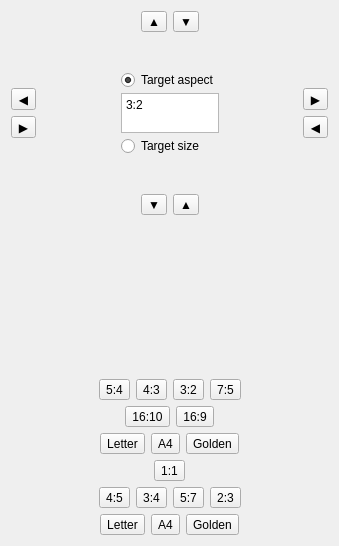
<?xml version="1.0" encoding="UTF-8"?>
<ui version="4.0">
 <class>CropDialog</class>
 <widget class="QDialog" name="CropDialog">
  <property name="geometry">
   <rect>
    <x>0</x>
    <y>0</y>
    <width>339</width>
    <height>546</height>
   </rect>
  </property>
  <property name="windowTitle">
   <string>Crop control</string>
  </property>
  <layout class="QVBoxLayout" name="verticalLayout_3">
   <item>
    <widget class="QWidget" name="widget" native="true">
     <layout class="QHBoxLayout" name="horizontalLayout">
      <property name="topMargin">
       <number>0</number>
      </property>
      <property name="bottomMargin">
       <number>0</number>
      </property>
      <item>
       <spacer name="horizontalSpacer">
        <property name="orientation">
         <enum>Qt::Horizontal</enum>
        </property>
        <property name="sizeHint" stdset="0">
         <size>
          <width>97</width>
          <height>20</height>
         </size>
        </property>
       </spacer>
      </item>
      <item>
       <widget class="QToolButton" name="adj_top_out">
        <property name="focusPolicy">
         <enum>Qt::NoFocus</enum>
        </property>
        <property name="text">
         <string>▲</string>
        </property>
       </widget>
      </item>
      <item>
       <widget class="QToolButton" name="adj_top_in">
        <property name="focusPolicy">
         <enum>Qt::NoFocus</enum>
        </property>
        <property name="text">
         <string>▼</string>
        </property>
       </widget>
      </item>
      <item>
       <spacer name="horizontalSpacer_2">
        <property name="orientation">
         <enum>Qt::Horizontal</enum>
        </property>
        <property name="sizeHint" stdset="0">
         <size>
          <width>96</width>
          <height>20</height>
         </size>
        </property>
       </spacer>
      </item>
     </layout>
    </widget>
   </item>
   <item>
    <widget class="QWidget" name="widget_5" native="true">
     <layout class="QHBoxLayout" name="horizontalLayout_4">
      <property name="margin">
       <number>0</number>
      </property>
      <item>
       <widget class="QWidget" name="widget_3" native="true">
        <layout class="QVBoxLayout" name="verticalLayout_2">
         <property name="margin">
          <number>0</number>
         </property>
         <item>
          <spacer name="verticalSpacer_3">
           <property name="orientation">
            <enum>Qt::Vertical</enum>
           </property>
           <property name="sizeHint" stdset="0">
            <size>
             <width>20</width>
             <height>27</height>
            </size>
           </property>
          </spacer>
         </item>
         <item>
          <widget class="QToolButton" name="adj_left_out">
           <property name="focusPolicy">
            <enum>Qt::NoFocus</enum>
           </property>
           <property name="text">
            <string>◀</string>
           </property>
           <property name="checkable">
            <bool>false</bool>
           </property>
          </widget>
         </item>
         <item>
          <widget class="QToolButton" name="adj_left_in">
           <property name="focusPolicy">
            <enum>Qt::NoFocus</enum>
           </property>
           <property name="text">
            <string>▶</string>
           </property>
           <property name="checkable">
            <bool>false</bool>
           </property>
          </widget>
         </item>
         <item>
          <spacer name="verticalSpacer_4">
           <property name="orientation">
            <enum>Qt::Vertical</enum>
           </property>
           <property name="sizeHint" stdset="0">
            <size>
             <width>20</width>
             <height>28</height>
            </size>
           </property>
          </spacer>
         </item>
        </layout>
       </widget>
      </item>
      <item>
       <spacer name="horizontalSpacer_5">
        <property name="orientation">
         <enum>Qt::Horizontal</enum>
        </property>
        <property name="sizeHint" stdset="0">
         <size>
          <width>40</width>
          <height>20</height>
         </size>
        </property>
       </spacer>
      </item>
      <item>
       <widget class="QWidget" name="widget_10" native="true">
        <layout class="QVBoxLayout" name="verticalLayout_4">
         <property name="spacing">
          <number>3</number>
         </property>
         <property name="margin">
          <number>0</number>
         </property>
         <item>
          <spacer name="verticalSpacer_5">
           <property name="orientation">
            <enum>Qt::Vertical</enum>
           </property>
           <property name="sizeHint" stdset="0">
            <size>
             <width>20</width>
             <height>1</height>
            </size>
           </property>
          </spacer>
         </item>
         <item>
          <widget class="QRadioButton" name="tgt_aspect">
           <property name="focusPolicy">
            <enum>Qt::NoFocus</enum>
           </property>
           <property name="text">
            <string>Target aspect</string>
           </property>
           <property name="checkable">
            <bool>true</bool>
           </property>
           <property name="checked">
            <bool>true</bool>
           </property>
          </widget>
         </item>
         <item>
          <widget class="QPlainTextEdit" name="editor">
           <property name="sizePolicy">
            <sizepolicy hsizetype="Ignored" vsizetype="Expanding">
             <horstretch>0</horstretch>
             <verstretch>0</verstretch>
            </sizepolicy>
           </property>
           <property name="minimumSize">
            <size>
             <width>0</width>
             <height>20</height>
            </size>
           </property>
           <property name="maximumSize">
            <size>
             <width>16777215</width>
             <height>40</height>
            </size>
           </property>
           <property name="verticalScrollBarPolicy">
            <enum>Qt::ScrollBarAlwaysOff</enum>
           </property>
           <property name="horizontalScrollBarPolicy">
            <enum>Qt::ScrollBarAlwaysOff</enum>
           </property>
           <property name="plainText">
            <string>3:2</string>
           </property>
          </widget>
         </item>
         <item>
          <widget class="QRadioButton" name="tgt_size">
           <property name="focusPolicy">
            <enum>Qt::NoFocus</enum>
           </property>
           <property name="text">
            <string>Target size</string>
           </property>
           <property name="checkable">
            <bool>true</bool>
           </property>
          </widget>
         </item>
         <item>
          <spacer name="verticalSpacer_6">
           <property name="orientation">
            <enum>Qt::Vertical</enum>
           </property>
           <property name="sizeHint" stdset="0">
            <size>
             <width>20</width>
             <height>1</height>
            </size>
           </property>
          </spacer>
         </item>
        </layout>
       </widget>
      </item>
      <item>
       <spacer name="horizontalSpacer_6">
        <property name="orientation">
         <enum>Qt::Horizontal</enum>
        </property>
        <property name="sizeHint" stdset="0">
         <size>
          <width>40</width>
          <height>20</height>
         </size>
        </property>
       </spacer>
      </item>
      <item>
       <widget class="QWidget" name="widget_4" native="true">
        <layout class="QVBoxLayout" name="verticalLayout">
         <property name="margin">
          <number>0</number>
         </property>
         <item>
          <spacer name="verticalSpacer">
           <property name="orientation">
            <enum>Qt::Vertical</enum>
           </property>
           <property name="sizeHint" stdset="0">
            <size>
             <width>20</width>
             <height>27</height>
            </size>
           </property>
          </spacer>
         </item>
         <item>
          <widget class="QToolButton" name="adj_right_out">
           <property name="focusPolicy">
            <enum>Qt::NoFocus</enum>
           </property>
           <property name="text">
            <string>▶</string>
           </property>
           <property name="checkable">
            <bool>false</bool>
           </property>
          </widget>
         </item>
         <item>
          <widget class="QToolButton" name="adj_right_in">
           <property name="focusPolicy">
            <enum>Qt::NoFocus</enum>
           </property>
           <property name="text">
            <string>◀</string>
           </property>
           <property name="checkable">
            <bool>false</bool>
           </property>
          </widget>
         </item>
         <item>
          <spacer name="verticalSpacer_2">
           <property name="orientation">
            <enum>Qt::Vertical</enum>
           </property>
           <property name="sizeHint" stdset="0">
            <size>
             <width>20</width>
             <height>28</height>
            </size>
           </property>
          </spacer>
         </item>
        </layout>
       </widget>
      </item>
     </layout>
    </widget>
   </item>
   <item>
    <widget class="QWidget" name="widget_2" native="true">
     <layout class="QHBoxLayout" name="horizontalLayout_2">
      <property name="topMargin">
       <number>0</number>
      </property>
      <property name="bottomMargin">
       <number>9</number>
      </property>
      <item>
       <spacer name="horizontalSpacer_3">
        <property name="orientation">
         <enum>Qt::Horizontal</enum>
        </property>
        <property name="sizeHint" stdset="0">
         <size>
          <width>97</width>
          <height>20</height>
         </size>
        </property>
       </spacer>
      </item>
      <item>
       <widget class="QToolButton" name="adj_bottom_out">
        <property name="focusPolicy">
         <enum>Qt::NoFocus</enum>
        </property>
        <property name="text">
         <string>▼</string>
        </property>
       </widget>
      </item>
      <item>
       <widget class="QToolButton" name="adj_bottom_in">
        <property name="focusPolicy">
         <enum>Qt::NoFocus</enum>
        </property>
        <property name="text">
         <string>▲</string>
        </property>
       </widget>
      </item>
      <item>
       <spacer name="horizontalSpacer_4">
        <property name="orientation">
         <enum>Qt::Horizontal</enum>
        </property>
        <property name="sizeHint" stdset="0">
         <size>
          <width>40</width>
          <height>20</height>
         </size>
        </property>
       </spacer>
      </item>
     </layout>
    </widget>
   </item>
   <item>
    <spacer name="verticalSpacer_7">
     <property name="orientation">
      <enum>Qt::Vertical</enum>
     </property>
     <property name="sizeHint" stdset="0">
      <size>
       <width>20</width>
       <height>40</height>
      </size>
     </property>
    </spacer>
   </item>
   <item>
    <widget class="QWidget" name="widget_6" native="true">
     <layout class="QHBoxLayout" name="horizontalLayout_3">
      <property name="leftMargin">
       <number>20</number>
      </property>
      <property name="topMargin">
       <number>0</number>
      </property>
      <property name="rightMargin">
       <number>20</number>
      </property>
      <property name="bottomMargin">
       <number>0</number>
      </property>
      <item>
       <spacer name="horizontalSpacer_7">
        <property name="orientation">
         <enum>Qt::Horizontal</enum>
        </property>
        <property name="sizeHint" stdset="0">
         <size>
          <width>40</width>
          <height>20</height>
         </size>
        </property>
       </spacer>
      </item>
      <item>
       <widget class="QToolButton" name="rat_5_4">
        <property name="focusPolicy">
         <enum>Qt::NoFocus</enum>
        </property>
        <property name="text">
         <string>5:4</string>
        </property>
        <property name="checkable">
         <bool>true</bool>
        </property>
       </widget>
      </item>
      <item>
       <widget class="QToolButton" name="rat_4_3">
        <property name="focusPolicy">
         <enum>Qt::NoFocus</enum>
        </property>
        <property name="text">
         <string>4:3</string>
        </property>
        <property name="checkable">
         <bool>true</bool>
        </property>
       </widget>
      </item>
      <item>
       <widget class="QToolButton" name="rat_3_2">
        <property name="focusPolicy">
         <enum>Qt::NoFocus</enum>
        </property>
        <property name="text">
         <string>3:2</string>
        </property>
        <property name="checkable">
         <bool>true</bool>
        </property>
       </widget>
      </item>
      <item>
       <widget class="QToolButton" name="rat_7_5">
        <property name="focusPolicy">
         <enum>Qt::NoFocus</enum>
        </property>
        <property name="text">
         <string>7:5</string>
        </property>
        <property name="checkable">
         <bool>true</bool>
        </property>
       </widget>
      </item>
      <item>
       <spacer name="horizontalSpacer_8">
        <property name="orientation">
         <enum>Qt::Horizontal</enum>
        </property>
        <property name="sizeHint" stdset="0">
         <size>
          <width>40</width>
          <height>20</height>
         </size>
        </property>
       </spacer>
      </item>
     </layout>
    </widget>
   </item>
   <item>
    <widget class="QWidget" name="widget_11" native="true">
     <layout class="QHBoxLayout" name="horizontalLayout_8">
      <property name="leftMargin">
       <number>20</number>
      </property>
      <property name="topMargin">
       <number>0</number>
      </property>
      <property name="rightMargin">
       <number>20</number>
      </property>
      <property name="bottomMargin">
       <number>0</number>
      </property>
      <item>
       <spacer name="horizontalSpacer_15">
        <property name="orientation">
         <enum>Qt::Horizontal</enum>
        </property>
        <property name="sizeHint" stdset="0">
         <size>
          <width>40</width>
          <height>20</height>
         </size>
        </property>
       </spacer>
      </item>
      <item>
       <widget class="QToolButton" name="rat_16_11">
        <property name="focusPolicy">
         <enum>Qt::NoFocus</enum>
        </property>
        <property name="text">
         <string>16:10</string>
        </property>
        <property name="checkable">
         <bool>true</bool>
        </property>
       </widget>
      </item>
      <item>
       <widget class="QToolButton" name="rat_16_12">
        <property name="focusPolicy">
         <enum>Qt::NoFocus</enum>
        </property>
        <property name="text">
         <string>16:9</string>
        </property>
        <property name="checkable">
         <bool>true</bool>
        </property>
       </widget>
      </item>
      <item>
       <spacer name="horizontalSpacer_16">
        <property name="orientation">
         <enum>Qt::Horizontal</enum>
        </property>
        <property name="sizeHint" stdset="0">
         <size>
          <width>40</width>
          <height>20</height>
         </size>
        </property>
       </spacer>
      </item>
     </layout>
    </widget>
   </item>
   <item>
    <widget class="QWidget" name="widget_8" native="true">
     <property name="focusPolicy">
      <enum>Qt::NoFocus</enum>
     </property>
     <layout class="QHBoxLayout" name="horizontalLayout_6">
      <property name="leftMargin">
       <number>20</number>
      </property>
      <property name="topMargin">
       <number>0</number>
      </property>
      <property name="rightMargin">
       <number>20</number>
      </property>
      <property name="bottomMargin">
       <number>0</number>
      </property>
      <item>
       <spacer name="horizontalSpacer_11">
        <property name="focusPolicy">
         <enum>Qt::NoFocus</enum>
        </property>
        <property name="orientation">
         <enum>Qt::Horizontal</enum>
        </property>
        <property name="sizeHint" stdset="0">
         <size>
          <width>40</width>
          <height>20</height>
         </size>
        </property>
       </spacer>
      </item>
      <item>
       <widget class="QToolButton" name="rat_110_85">
        <property name="focusPolicy">
         <enum>Qt::NoFocus</enum>
        </property>
        <property name="toolTip">
         <string>Letter shape (11:8.5)</string>
        </property>
        <property name="text">
         <string>Letter</string>
        </property>
        <property name="checkable">
         <bool>true</bool>
        </property>
       </widget>
      </item>
      <item>
       <widget class="QToolButton" name="rat_297_210">
        <property name="focusPolicy">
         <enum>Qt::NoFocus</enum>
        </property>
        <property name="toolTip">
         <string>A4 shape (297:110)</string>
        </property>
        <property name="text">
         <string>A4</string>
        </property>
        <property name="checkable">
         <bool>true</bool>
        </property>
       </widget>
      </item>
      <item>
       <widget class="QToolButton" name="rat_1618_1000">
        <property name="focusPolicy">
         <enum>Qt::NoFocus</enum>
        </property>
        <property name="toolTip">
         <string>Golden ratio (½+½√5 : 1)</string>
        </property>
        <property name="text">
         <string>Golden</string>
        </property>
        <property name="checkable">
         <bool>true</bool>
        </property>
       </widget>
      </item>
      <item>
       <spacer name="horizontalSpacer_12">
        <property name="focusPolicy">
         <enum>Qt::NoFocus</enum>
        </property>
        <property name="orientation">
         <enum>Qt::Horizontal</enum>
        </property>
        <property name="sizeHint" stdset="0">
         <size>
          <width>40</width>
          <height>20</height>
         </size>
        </property>
       </spacer>
      </item>
     </layout>
    </widget>
   </item>
   <item>
    <widget class="QWidget" name="widget_12" native="true">
     <property name="focusPolicy">
      <enum>Qt::NoFocus</enum>
     </property>
     <layout class="QHBoxLayout" name="horizontalLayout_9">
      <property name="leftMargin">
       <number>20</number>
      </property>
      <property name="topMargin">
       <number>0</number>
      </property>
      <property name="rightMargin">
       <number>20</number>
      </property>
      <property name="bottomMargin">
       <number>0</number>
      </property>
      <item>
       <spacer name="horizontalSpacer_17">
        <property name="focusPolicy">
         <enum>Qt::NoFocus</enum>
        </property>
        <property name="orientation">
         <enum>Qt::Horizontal</enum>
        </property>
        <property name="sizeHint" stdset="0">
         <size>
          <width>40</width>
          <height>20</height>
         </size>
        </property>
       </spacer>
      </item>
      <item>
       <widget class="QToolButton" name="toolButton_24">
        <property name="focusPolicy">
         <enum>Qt::NoFocus</enum>
        </property>
        <property name="text">
         <string>1:1</string>
        </property>
        <property name="checkable">
         <bool>true</bool>
        </property>
       </widget>
      </item>
      <item>
       <spacer name="horizontalSpacer_18">
        <property name="focusPolicy">
         <enum>Qt::NoFocus</enum>
        </property>
        <property name="orientation">
         <enum>Qt::Horizontal</enum>
        </property>
        <property name="sizeHint" stdset="0">
         <size>
          <width>40</width>
          <height>20</height>
         </size>
        </property>
       </spacer>
      </item>
     </layout>
    </widget>
   </item>
   <item>
    <widget class="QWidget" name="widget_9" native="true">
     <property name="focusPolicy">
      <enum>Qt::NoFocus</enum>
     </property>
     <layout class="QHBoxLayout" name="horizontalLayout_7">
      <property name="leftMargin">
       <number>20</number>
      </property>
      <property name="topMargin">
       <number>0</number>
      </property>
      <property name="rightMargin">
       <number>20</number>
      </property>
      <property name="bottomMargin">
       <number>0</number>
      </property>
      <item>
       <spacer name="horizontalSpacer_13">
        <property name="focusPolicy">
         <enum>Qt::NoFocus</enum>
        </property>
        <property name="orientation">
         <enum>Qt::Horizontal</enum>
        </property>
        <property name="sizeHint" stdset="0">
         <size>
          <width>40</width>
          <height>20</height>
         </size>
        </property>
       </spacer>
      </item>
      <item>
       <widget class="QToolButton" name="toolButton_25">
        <property name="focusPolicy">
         <enum>Qt::NoFocus</enum>
        </property>
        <property name="text">
         <string>4:5</string>
        </property>
        <property name="checkable">
         <bool>true</bool>
        </property>
       </widget>
      </item>
      <item>
       <widget class="QToolButton" name="toolButton_28">
        <property name="focusPolicy">
         <enum>Qt::NoFocus</enum>
        </property>
        <property name="text">
         <string>3:4</string>
        </property>
        <property name="checkable">
         <bool>true</bool>
        </property>
       </widget>
      </item>
      <item>
       <widget class="QToolButton" name="rat_5_7">
        <property name="focusPolicy">
         <enum>Qt::NoFocus</enum>
        </property>
        <property name="text">
         <string>5:7</string>
        </property>
        <property name="checkable">
         <bool>true</bool>
        </property>
       </widget>
      </item>
      <item>
       <widget class="QToolButton" name="rat_2_3">
        <property name="focusPolicy">
         <enum>Qt::NoFocus</enum>
        </property>
        <property name="text">
         <string>2:3</string>
        </property>
        <property name="checkable">
         <bool>true</bool>
        </property>
       </widget>
      </item>
      <item>
       <spacer name="horizontalSpacer_14">
        <property name="focusPolicy">
         <enum>Qt::NoFocus</enum>
        </property>
        <property name="orientation">
         <enum>Qt::Horizontal</enum>
        </property>
        <property name="sizeHint" stdset="0">
         <size>
          <width>40</width>
          <height>20</height>
         </size>
        </property>
       </spacer>
      </item>
     </layout>
    </widget>
   </item>
   <item>
    <widget class="QWidget" name="widget_7" native="true">
     <property name="focusPolicy">
      <enum>Qt::NoFocus</enum>
     </property>
     <layout class="QHBoxLayout" name="horizontalLayout_5">
      <property name="leftMargin">
       <number>20</number>
      </property>
      <property name="topMargin">
       <number>0</number>
      </property>
      <property name="rightMargin">
       <number>20</number>
      </property>
      <property name="bottomMargin">
       <number>0</number>
      </property>
      <item>
       <spacer name="horizontalSpacer_9">
        <property name="focusPolicy">
         <enum>Qt::NoFocus</enum>
        </property>
        <property name="orientation">
         <enum>Qt::Horizontal</enum>
        </property>
        <property name="sizeHint" stdset="0">
         <size>
          <width>40</width>
          <height>20</height>
         </size>
        </property>
       </spacer>
      </item>
      <item>
       <widget class="QToolButton" name="toolButton_27">
        <property name="focusPolicy">
         <enum>Qt::NoFocus</enum>
        </property>
        <property name="toolTip">
         <string>Letter shape (8.5:11)</string>
        </property>
        <property name="text">
         <string>Letter</string>
        </property>
        <property name="checkable">
         <bool>true</bool>
        </property>
       </widget>
      </item>
      <item>
       <widget class="QToolButton" name="rat_210_297">
        <property name="focusPolicy">
         <enum>Qt::NoFocus</enum>
        </property>
        <property name="toolTip">
         <string>A4 shape (210:297)</string>
        </property>
        <property name="text">
         <string>A4</string>
        </property>
        <property name="checkable">
         <bool>true</bool>
        </property>
       </widget>
      </item>
      <item>
       <widget class="QToolButton" name="rat_1000_1618">
        <property name="focusPolicy">
         <enum>Qt::NoFocus</enum>
        </property>
        <property name="toolTip">
         <string>Golden ratio (1 : ½+½√5)</string>
        </property>
        <property name="text">
         <string>Golden</string>
        </property>
        <property name="checkable">
         <bool>true</bool>
        </property>
       </widget>
      </item>
      <item>
       <spacer name="horizontalSpacer_10">
        <property name="focusPolicy">
         <enum>Qt::NoFocus</enum>
        </property>
        <property name="orientation">
         <enum>Qt::Horizontal</enum>
        </property>
        <property name="sizeHint" stdset="0">
         <size>
          <width>40</width>
          <height>20</height>
         </size>
        </property>
       </spacer>
      </item>
     </layout>
    </widget>
   </item>
  </layout>
  <zorder>widget</zorder>
  <zorder>widget_2</zorder>
  <zorder>horizontalSpacer_4</zorder>
  <zorder>widget_5</zorder>
  <zorder>widget_7</zorder>
  <zorder>widget_9</zorder>
  <zorder>widget_12</zorder>
  <zorder>widget_8</zorder>
  <zorder>widget_11</zorder>
  <zorder>widget_6</zorder>
  <zorder>verticalSpacer_7</zorder>
 </widget>
 <resources/>
 <connections/>
</ui>
